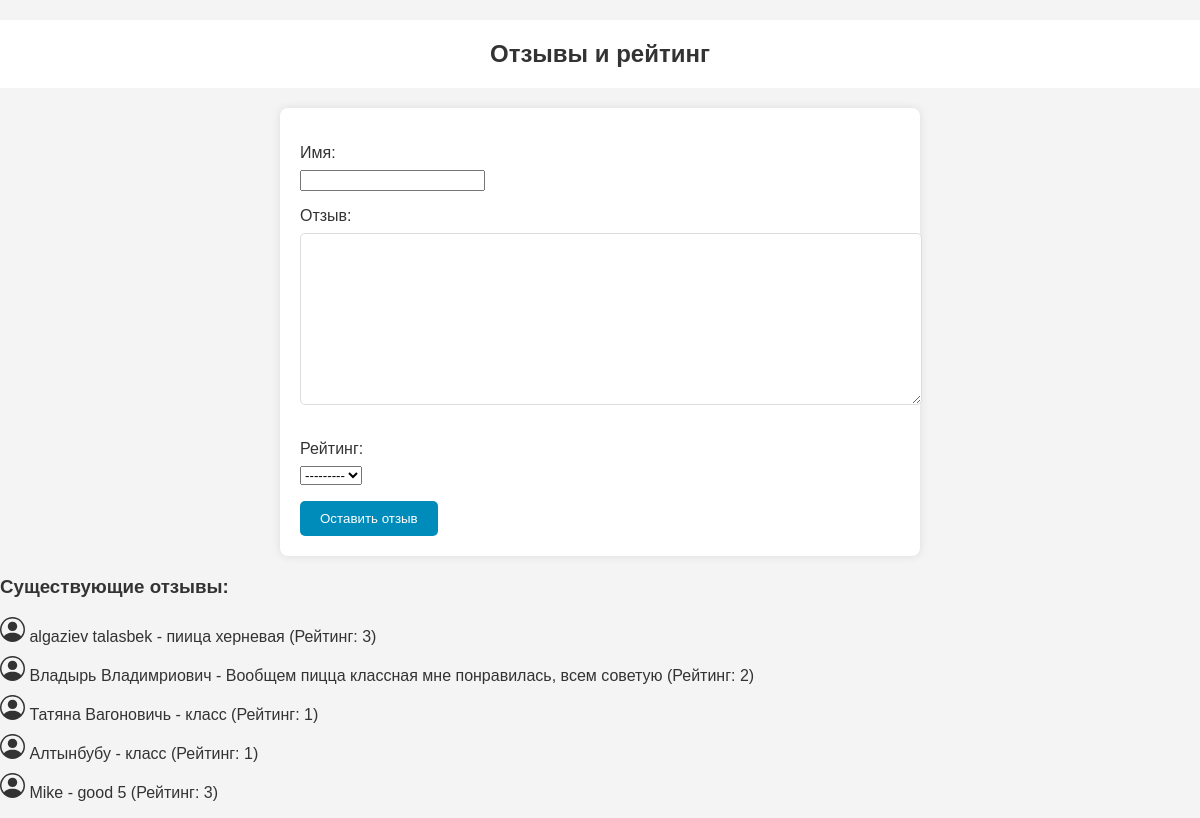
/body/send_text/, run on the app's committed database.
### main/models.py (models this page shows, shortened)
class Review(models.Model):
    name = models.CharField(max_length=100, verbose_name='Имя')
    text = models.TextField(verbose_name='Отзыв')
    rating = models.IntegerField(choices=[(i, str(i)) for i in range(1, 6)], verbose_name='Рейтинг')

### main/views.py (the view)
# urls.py: path('body/send_text/', reviews, name='reviews'),
def reviews(request):
    if request.method == 'POST':
        form = ReviewForm(request.POST)
        if form.is_valid():
            form.save()
            return redirect('reviews')
    else:
        form = ReviewForm()
    reviews = Review.objects.all()
    return render(request, 'users.html', {'form': form, 'reviews': reviews})

### main/forms.py
class ReviewForm(forms.ModelForm):
    class Meta:
        model = Review
        fields = ['name', 'text', 'rating']

### main/templates/users.html (shortened to what this page needs)
{% load static %}
<!DOCTYPE html>
<html lang="en">
<head>
    <link type="text/css" rel="stylesheet" href="{% static 'css/users.css'%}">
</head>
<body>
    <h2>Отзывы и рейтинг</h2>
    <form method="post" action="{% url 'reviews' %}">
        {{ form.as_p }}
        <button type="submit">Оставить отзыв</button>
    </form>
    {% if reviews %}
        <h3>Существующие отзывы:</h3>
        <ul>
            {% for review in reviews %}
                <li>  {{ review.name }} - {{ review.text }} (Рейтинг: {{ review.rating }})</li>
            {% endfor %}
        </ul>
    {% else   %}
        <p>Пока нет отзывов</p>
    {% endif %}
</body>
</html>

### static/css/users.css (style rules this page uses)
body { font-family: Arial, sans-serif; margin: 0; padding: 0; background-color: #f4f4f4; }
h2 { color: #333; text-align: center; padding: 20px; background-color: #fff; }
form { max-width: 600px; margin: 20px auto; padding: 20px; background-color: #fff; border-radius: 8px; box-shadow: 0 0 10px rgba(0, 0, 0, 0.1); }
form label { display: block; margin-bottom: 8px; color: #333; }
form textarea { width: 100%; padding: 10px; margin-bottom: 15px; border: 1px solid #ddd; border-radius: 5px; }
form button { background-color: #008CBA; color: #fff; padding: 10px 20px; border: none; border-radius: 5px; cursor: pointer; }
h3 { color: #333; margin-top: 20px; }
ul { list-style: none; padding: 0; }
li { color: #333; margin-bottom: 10px; }
p { color: #666; }

### data on the page
Review: name "algaziev talasbek", text "пиица херневая", rating "3"
Review: name "Владырь Владимриович", text "Вообщем пицца классная мне понравилась, всем советую", rating "2"
Review: name "Татяна Вагоновичь", text "класс", rating "1"
Review: name "Алтынбубу", text "класс", rating "1"
Review: name "Mike", text "good 5", rating "3"
